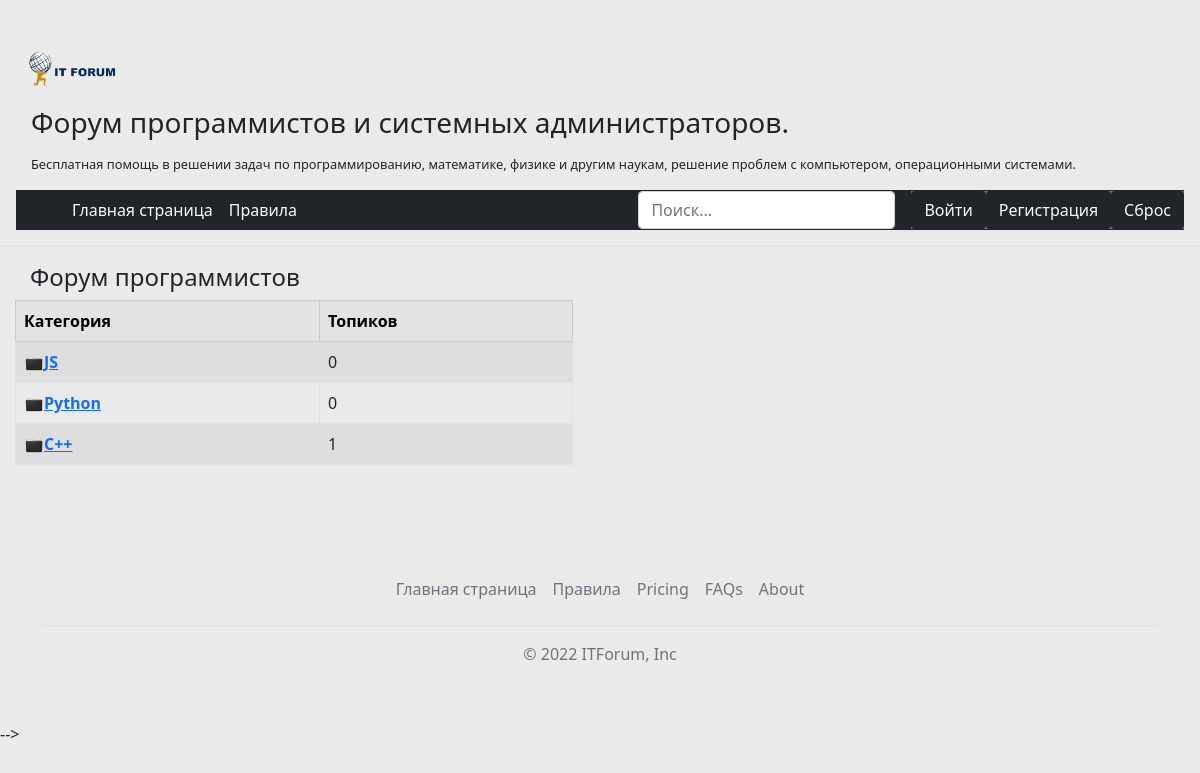
The page / on the database its author committed.
### forumBase/models.py (models this page shows, shortened)
class Forum(models.Model):
    name = models.CharField(max_length=200, verbose_name='Форум', null=False)

class Category(models.Model):
    name = models.CharField(max_length=100, verbose_name='Наименование', null=False, default='Без наименование')
    forum = models.ForeignKey('Forum', on_delete=models.SET_NULL, null=True, blank=True, related_name='categories')
    class Meta:
        ordering = ['name']

### forumBase/views.py (the view)
# urls.py: 2. Add a URL to urlpatterns:  path('', Home.as_view(), name='home')
class Home(ListView):
    model = Forum
    template_name = 'pages/home.html'
    context_object_name = 'forums'

### templates/pages/home.html
{% extends 'pages/_base.html' %}
{% block content %}
  <div class="row">
{% for forum in forums %}
    <div class="col-6">
  <div class="table-responsive headerss" >
  <h4 class="headerss">{{forum.name}}</h4>
  <table class="table table-hover table-striped table-bordered">
    <thead class="table-secondary">
      <tr>
        <th scope="col">Категория</th>
        <th scope="col">Топиков</th>
      </tr>
    </thead>
    <tbody class="table-striped">
      {% for category in forum.categories.all %}
      <tr>
        <th><img class='folder' src="static/img/folder.png" width="35px"><a href="{% url 'category' category.id %}">{{category.name}}</a></th>
        <td>{{category.topics.count}}</td>
      </tr>
      {% endfor %}
    </tbody>
  </table>
  </div>
  </div>
{% endfor %}
  </div>
{% endblock content %}

### static/css/style.css (style rules this page uses)
.headerss { margin-left:15px; margin-right:15px; }
.folder { width:20px; }
body { background: #eaeaea; margin-top:20px; }

### rows shown on the page
Forum: name "Форум программистов"
Category: name "JS", topics.count "0"
Category: name "Python", topics.count "0"
Category: name "С++", topics.count "1"
